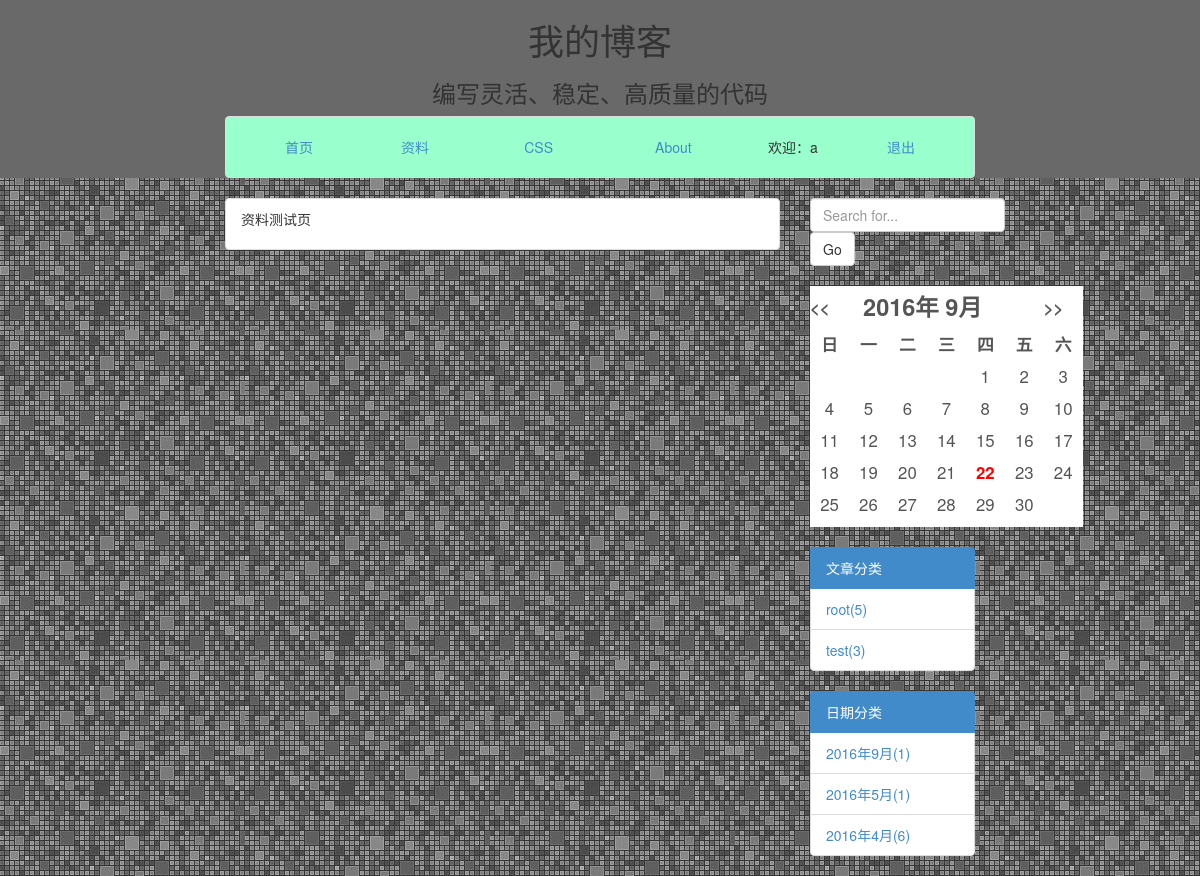
/blog/ziliao/ (signed in), run on the app's committed database.
### blog/models.py (models this page shows, shortened)
class Category(models.Model):
    name = models.CharField(max_length=30)
    class Meta:
        ordering = ['-id']

### blog/views.py (the view)
def ziliao(request):
    return render(request,'blog/main/ziliao.html')

### blog/custom_processors.py (called while the page is built)
def month_list(request):
    articles = Article.objects.all()
    year_month = set()
    for a in articles:
        year_month.add((a.cre_date.year,a.cre_date.month))
    counter = {}.fromkeys(year_month,0)
    for a in articles:
        counter[(a.cre_date.year,a.cre_date.month)] += 1
    year_month_number = []
    for key in counter:
        year_month_number.append([key[0],key[1],counter[key]])
    year_month_number.sort(reverse=True)
    return {'year_month_number': year_month_number}

def category(request):
    category1 = Category.objects.annotate(num_article=Count('article'))
    return {"categories": category1}

### blog/templates/blog/main/ziliao.html
{% extends "blog/base.html" %}
    {% block context %}
        <div class="list-group-item ">
            <p>资料测试页</p>
        </div>
    {% endblock context %}

### blog/templates/blog/base.html (shortened to what this page needs)
<!DOCTYPE html>
<!DOCTYPE html>
<html lang="zh-CN">
{% load staticfiles %}
<head>
    <link href="{% static 'bist/css/bootstrap.css' %}" rel="stylesheet" media="screen" >
    <link href="{% static 'bist/css/customed.css' %}" rel="stylesheet" media="screen" >
</head>
<body background="{% static "images/background.png" %}">
<div class="container-fluid row-fluid " id="bg-header">
        <div class="col-mad-12 ">
            <h1 class="text-center">我的博客</h1>
            <h3 class="text-center" >编写灵活、稳定、高质量的代码</h3>
        </div>
		<div class="col-md-8 col-md-offset-2 " >
            <div class="navbar-wrapper">
		        <ul class="nav nav-tab nav-justified list-group-item" id="bg-nav">
                    <li class="active"><a href="/blog/">首页</a></li>
                    <li><a href="/blog/ziliao/">资料</a></li>
                    <li><a href="#">CSS</a></li>
                    <li><a href="#">About</a></li>
                    {% if user.is_authenticated %}
                    <li ><p align="center">欢迎：{{ user.username }}</p></li>
                    <li><a href="/blog/logout/">退出</a></li>
                    {% else %}
                    <li><a href="/blog/register/" ">注册</a></li>
                    <li><a href="/blog/login/">登录</a></li>
                    {% endif %}
                </ul>
            </div>
        </div>
</div>
<div class="container-fluid row-fluid" >
		    <div class="col-md-6 col-md-offset-2 ">
		    	    {% block context %}
		    	    {% endblock context %}
		    </div>
		    <div class="col-md-2">
            {% block search %}
            {% include "blog/side/search.html" %}
            {% endblock %}
            {% block calender %}
            {% include "blog/side/calender.html" %}
            {% endblock %}
            {% block category %}
            {% include "blog/side/category.html" %}
            {% endblock %}
            {% block month %}
            {% include "blog/side/month.html" %}
            {% endblock %}
            </div>
</div>
</body>
</html>

### blog/templates/blog/side/category.html
{% block category %}
<div class="list-group">
                <a class="list-group-item active">
                文章分类
                </a>
                {% if categories %}
                {% for c in categories %}
                <li class="list-group-item">
                <a href="{% url 'blog:category' c.name %}">{{ c.name }}({{ c.num_article }})</a>
                </li>
                {% endfor %}
                {% endif %}
</div>
{% endblock category %}

### blog/static/bist/css/customed.css (style rules this page uses)
#bg-header { background-color:#696969; }
#bg-nav { background-color:#99ffcc; }

### data on the page
Category: name "root", num_article "5"
Category: name "test", num_article "3"

### other printed values
{{ user.username }} "a"
{{ y }} "2016" "2016" "2016"
{{ m }} "9" "5" "4"
{{ n }} "1" "1" "6"
